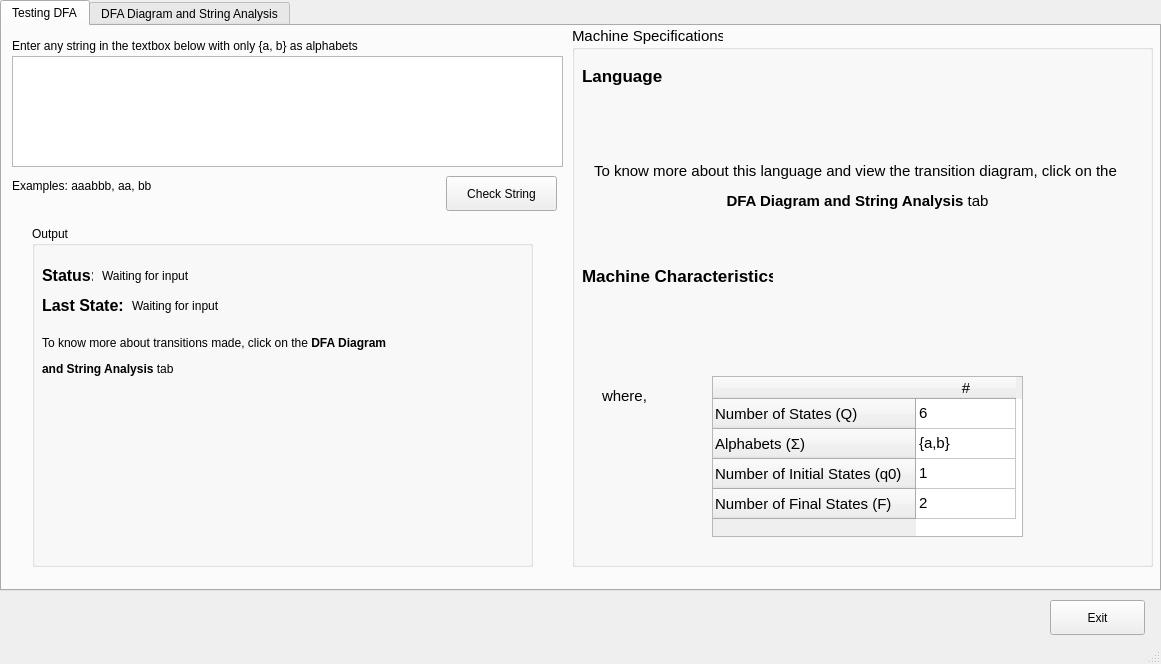
<?xml version="1.0" encoding="UTF-8"?>
<ui version="4.0">
 <class>mainWindow</class>
 <widget class="QMainWindow" name="mainWindow">
  <property name="geometry">
   <rect>
    <x>0</x>
    <y>0</y>
    <width>1161</width>
    <height>664</height>
   </rect>
  </property>
  <property name="windowTitle">
   <string>DFA Demo</string>
  </property>
  <widget class="QWidget" name="centralwidget">
   <widget class="QTabWidget" name="tabWidget">
    <property name="enabled">
     <bool>true</bool>
    </property>
    <property name="geometry">
     <rect>
      <x>0</x>
      <y>0</y>
      <width>1161</width>
      <height>591</height>
     </rect>
    </property>
    <property name="toolTip">
     <string/>
    </property>
    <property name="currentIndex">
     <number>0</number>
    </property>
    <widget class="QWidget" name="tab">
     <attribute name="title">
      <string>Testing DFA</string>
     </attribute>
     <widget class="QLabel" name="label_3">
      <property name="geometry">
       <rect>
        <x>10</x>
        <y>150</y>
        <width>181</width>
        <height>19</height>
       </rect>
      </property>
      <property name="text">
       <string>Examples: aaabbb, aa, bb</string>
      </property>
     </widget>
     <widget class="QTextEdit" name="textEdit">
      <property name="geometry">
       <rect>
        <x>10</x>
        <y>30</y>
        <width>551</width>
        <height>111</height>
       </rect>
      </property>
     </widget>
     <widget class="QPushButton" name="checkButton">
      <property name="geometry">
       <rect>
        <x>444</x>
        <y>150</y>
        <width>111</width>
        <height>35</height>
       </rect>
      </property>
      <property name="text">
       <string>Check String</string>
      </property>
     </widget>
     <widget class="QGroupBox" name="groupBox_2">
      <property name="geometry">
       <rect>
        <x>30</x>
        <y>200</y>
        <width>501</width>
        <height>341</height>
       </rect>
      </property>
      <property name="title">
       <string>Output</string>
      </property>
      <widget class="QLabel" name="label_4">
       <property name="geometry">
        <rect>
         <x>10</x>
         <y>40</y>
         <width>51</width>
         <height>19</height>
        </rect>
       </property>
       <property name="font">
        <font>
         <pointsize>12</pointsize>
         <weight>75</weight>
         <bold>true</bold>
        </font>
       </property>
       <property name="text">
        <string>Status:</string>
       </property>
      </widget>
      <widget class="QLabel" name="label_5">
       <property name="geometry">
        <rect>
         <x>70</x>
         <y>40</y>
         <width>191</width>
         <height>19</height>
        </rect>
       </property>
       <property name="text">
        <string>Waiting for input</string>
       </property>
      </widget>
      <widget class="QLabel" name="label_17">
       <property name="geometry">
        <rect>
         <x>10</x>
         <y>100</y>
         <width>471</width>
         <height>61</height>
        </rect>
       </property>
       <property name="text">
        <string>&lt;html&gt;&lt;head/&gt;&lt;body&gt;&lt;p&gt;To know more about transitions made, click on the &lt;span style=&quot; font-weight:600;&quot;&gt;DFA Diagram &lt;/span&gt;&lt;/p&gt;&lt;p&gt;&lt;span style=&quot; font-weight:600;&quot;&gt;and String Analysis&lt;/span&gt; tab&lt;/p&gt;&lt;/body&gt;&lt;/html&gt;</string>
       </property>
      </widget>
      <widget class="QLabel" name="label_10">
       <property name="geometry">
        <rect>
         <x>10</x>
         <y>70</y>
         <width>81</width>
         <height>19</height>
        </rect>
       </property>
       <property name="font">
        <font>
         <pointsize>12</pointsize>
         <weight>75</weight>
         <bold>true</bold>
        </font>
       </property>
       <property name="text">
        <string>Last State:</string>
       </property>
      </widget>
      <widget class="QLabel" name="label_13">
       <property name="geometry">
        <rect>
         <x>100</x>
         <y>70</y>
         <width>131</width>
         <height>19</height>
        </rect>
       </property>
       <property name="text">
        <string>Waiting for input</string>
       </property>
      </widget>
     </widget>
     <widget class="QGroupBox" name="groupBox">
      <property name="geometry">
       <rect>
        <x>570</x>
        <y>0</y>
        <width>581</width>
        <height>541</height>
       </rect>
      </property>
      <property name="font">
       <font>
        <pointsize>11</pointsize>
        <weight>50</weight>
        <italic>false</italic>
        <bold>false</bold>
       </font>
      </property>
      <property name="title">
       <string>Machine Specifications</string>
      </property>
      <widget class="QTableWidget" name="tableWidget">
       <property name="geometry">
        <rect>
         <x>140</x>
         <y>350</y>
         <width>311</width>
         <height>161</height>
        </rect>
       </property>
       <row>
        <property name="text">
         <string>Number of States (Q)</string>
        </property>
       </row>
       <row>
        <property name="text">
         <string>Alphabets (Σ)</string>
        </property>
       </row>
       <row>
        <property name="text">
         <string>Number of Initial States (q0)</string>
        </property>
       </row>
       <row>
        <property name="text">
         <string>Number of Final States (F)</string>
        </property>
       </row>
       <column>
        <property name="text">
         <string>#</string>
        </property>
       </column>
       <item row="0" column="0">
        <property name="text">
         <string>6</string>
        </property>
       </item>
       <item row="1" column="0">
        <property name="text">
         <string>{a,b}</string>
        </property>
       </item>
       <item row="2" column="0">
        <property name="text">
         <string>1</string>
        </property>
       </item>
       <item row="3" column="0">
        <property name="text">
         <string>2</string>
        </property>
       </item>
      </widget>
      <widget class="QLabel" name="label_2">
       <property name="geometry">
        <rect>
         <x>10</x>
         <y>40</y>
         <width>81</width>
         <height>19</height>
        </rect>
       </property>
       <property name="font">
        <font>
         <pointsize>13</pointsize>
         <weight>75</weight>
         <italic>false</italic>
         <bold>true</bold>
        </font>
       </property>
       <property name="text">
        <string>Language:</string>
       </property>
      </widget>
      <widget class="QLabel" name="label_7">
       <property name="geometry">
        <rect>
         <x>10</x>
         <y>240</y>
         <width>191</width>
         <height>19</height>
        </rect>
       </property>
       <property name="font">
        <font>
         <pointsize>13</pointsize>
         <weight>75</weight>
         <italic>false</italic>
         <bold>true</bold>
        </font>
       </property>
       <property name="text">
        <string>Machine Characteristics:</string>
       </property>
      </widget>
      <widget class="QLabel" name="label">
       <property name="geometry">
        <rect>
         <x>20</x>
         <y>80</y>
         <width>531</width>
         <height>41</height>
        </rect>
       </property>
       <property name="text">
        <string>&lt;html&gt;&lt;head/&gt;&lt;body&gt;&lt;p&gt;&lt;img src=&quot;:/root/Lang.png&quot;/&gt;&lt;/p&gt;&lt;/body&gt;&lt;/html&gt;</string>
       </property>
      </widget>
      <widget class="QLabel" name="label_14">
       <property name="geometry">
        <rect>
         <x>10</x>
         <y>130</y>
         <width>551</width>
         <height>61</height>
        </rect>
       </property>
       <property name="text">
        <string>&lt;html&gt;&lt;head/&gt;&lt;body&gt;&lt;p align=&quot;center&quot;&gt;To know more about this language and view the transition diagram, click on the &lt;/p&gt;&lt;p align=&quot;center&quot;&gt;&lt;span style=&quot; font-weight:600;&quot;&gt;DFA Diagram and String Analysis&lt;/span&gt; tab&lt;/p&gt;&lt;/body&gt;&lt;/html&gt;</string>
       </property>
      </widget>
      <widget class="QLabel" name="label_15">
       <property name="geometry">
        <rect>
         <x>20</x>
         <y>300</y>
         <width>251</width>
         <height>31</height>
        </rect>
       </property>
       <property name="text">
        <string>&lt;html&gt;&lt;head/&gt;&lt;body&gt;&lt;p&gt;&lt;img src=&quot;:/root/machine.png&quot;/&gt;&lt;/p&gt;&lt;/body&gt;&lt;/html&gt;</string>
       </property>
      </widget>
      <widget class="QLabel" name="label_16">
       <property name="geometry">
        <rect>
         <x>30</x>
         <y>360</y>
         <width>66</width>
         <height>19</height>
        </rect>
       </property>
       <property name="text">
        <string>where,</string>
       </property>
      </widget>
     </widget>
     <widget class="QLabel" name="label_9">
      <property name="geometry">
       <rect>
        <x>10</x>
        <y>10</y>
        <width>451</width>
        <height>19</height>
       </rect>
      </property>
      <property name="text">
       <string>Enter any string in the textbox below with only {a, b} as alphabets</string>
      </property>
     </widget>
    </widget>
    <widget class="QWidget" name="tab_2">
     <attribute name="title">
      <string>DFA Diagram and String Analysis</string>
     </attribute>
     <widget class="QLabel" name="label_11">
      <property name="geometry">
       <rect>
        <x>10</x>
        <y>10</y>
        <width>171</width>
        <height>21</height>
       </rect>
      </property>
      <property name="font">
       <font>
        <pointsize>14</pointsize>
        <weight>75</weight>
        <bold>true</bold>
       </font>
      </property>
      <property name="text">
       <string>Transition Diagram:</string>
      </property>
     </widget>
     <widget class="QGroupBox" name="groupBox_3">
      <property name="geometry">
       <rect>
        <x>10</x>
        <y>230</y>
        <width>601</width>
        <height>321</height>
       </rect>
      </property>
      <property name="title">
       <string>Current Input</string>
      </property>
      <widget class="QLabel" name="label_6">
       <property name="geometry">
        <rect>
         <x>10</x>
         <y>40</y>
         <width>51</width>
         <height>21</height>
        </rect>
       </property>
       <property name="font">
        <font>
         <pointsize>12</pointsize>
         <weight>75</weight>
         <bold>true</bold>
        </font>
       </property>
       <property name="text">
        <string>String:</string>
       </property>
      </widget>
      <widget class="QLabel" name="label_8">
       <property name="geometry">
        <rect>
         <x>70</x>
         <y>40</y>
         <width>121</width>
         <height>19</height>
        </rect>
       </property>
       <property name="text">
        <string>Waiting for input</string>
       </property>
      </widget>
      <widget class="QLabel" name="label_18">
       <property name="geometry">
        <rect>
         <x>10</x>
         <y>80</y>
         <width>161</width>
         <height>19</height>
        </rect>
       </property>
       <property name="font">
        <font>
         <pointsize>12</pointsize>
         <weight>75</weight>
         <bold>true</bold>
        </font>
       </property>
       <property name="text">
        <string>Path taken by string:</string>
       </property>
      </widget>
      <widget class="QLabel" name="label_19">
       <property name="geometry">
        <rect>
         <x>10</x>
         <y>110</y>
         <width>581</width>
         <height>201</height>
        </rect>
       </property>
       <property name="text">
        <string>Waiting for Input</string>
       </property>
      </widget>
     </widget>
     <widget class="QLabel" name="label_12">
      <property name="geometry">
       <rect>
        <x>10</x>
        <y>50</y>
        <width>821</width>
        <height>151</height>
       </rect>
      </property>
      <property name="text">
       <string>&lt;html&gt;&lt;head/&gt;&lt;body&gt;&lt;p&gt;&lt;img src=&quot;:/root/g1.png&quot;/&gt;&lt;/p&gt;&lt;/body&gt;&lt;/html&gt;</string>
      </property>
     </widget>
     <widget class="QGroupBox" name="groupBox_4">
      <property name="geometry">
       <rect>
        <x>620</x>
        <y>230</y>
        <width>521</width>
        <height>321</height>
       </rect>
      </property>
      <property name="title">
       <string>Transition Table and Transition Function:</string>
      </property>
      <widget class="QTableWidget" name="tableWidget_3">
       <property name="geometry">
        <rect>
         <x>30</x>
         <y>40</y>
         <width>461</width>
         <height>191</height>
        </rect>
       </property>
       <row>
        <property name="text">
         <string>→*q0</string>
        </property>
       </row>
       <row>
        <property name="text">
         <string>q1</string>
        </property>
       </row>
       <row>
        <property name="text">
         <string>*q2</string>
        </property>
       </row>
       <row>
        <property name="text">
         <string>*q3</string>
        </property>
       </row>
       <row>
        <property name="text">
         <string>q4</string>
        </property>
       </row>
       <column>
        <property name="text">
         <string>a</string>
        </property>
       </column>
       <column>
        <property name="text">
         <string>b</string>
        </property>
       </column>
       <column>
        <property name="text">
         <string>𝛿 for a</string>
        </property>
       </column>
       <column>
        <property name="text">
         <string>𝛿 for b</string>
        </property>
       </column>
       <item row="0" column="0">
        <property name="text">
         <string>q1</string>
        </property>
       </item>
       <item row="0" column="1">
        <property name="text">
         <string>q4</string>
        </property>
       </item>
       <item row="0" column="2">
        <property name="text">
         <string>𝛿(q0, a) = q1</string>
        </property>
       </item>
       <item row="0" column="3">
        <property name="text">
         <string>𝛿(q0, b) = q4</string>
        </property>
       </item>
       <item row="1" column="0">
        <property name="text">
         <string>q2</string>
        </property>
       </item>
       <item row="1" column="1">
        <property name="text">
         <string>q3</string>
        </property>
       </item>
       <item row="1" column="2">
        <property name="text">
         <string>𝛿(q1, a) = q2</string>
        </property>
       </item>
       <item row="1" column="3">
        <property name="text">
         <string>𝛿(q1, b) = q3</string>
        </property>
       </item>
       <item row="2" column="0">
        <property name="text">
         <string>q1</string>
        </property>
       </item>
       <item row="2" column="1">
        <property name="text">
         <string>q4</string>
        </property>
       </item>
       <item row="2" column="2">
        <property name="text">
         <string>𝛿(q2, a) = q1</string>
        </property>
       </item>
       <item row="2" column="3">
        <property name="text">
         <string>𝛿(q2, b) = q4</string>
        </property>
       </item>
       <item row="3" column="0">
        <property name="text">
         <string>D</string>
        </property>
       </item>
       <item row="3" column="1">
        <property name="text">
         <string>q4</string>
        </property>
       </item>
       <item row="3" column="2">
        <property name="text">
         <string>𝛿(q3, a) = D</string>
        </property>
       </item>
       <item row="3" column="3">
        <property name="text">
         <string>𝛿(q3, b) = q4</string>
        </property>
       </item>
       <item row="4" column="0">
        <property name="text">
         <string>D</string>
        </property>
       </item>
       <item row="4" column="1">
        <property name="text">
         <string>q4</string>
        </property>
       </item>
       <item row="4" column="2">
        <property name="text">
         <string>𝛿(q4, a) = D</string>
        </property>
       </item>
       <item row="4" column="3">
        <property name="text">
         <string>𝛿(q4, b) = q4</string>
        </property>
       </item>
      </widget>
      <widget class="QLabel" name="label_21">
       <property name="geometry">
        <rect>
         <x>30</x>
         <y>250</y>
         <width>231</width>
         <height>19</height>
        </rect>
       </property>
       <property name="text">
        <string>* marked states are final states.</string>
       </property>
      </widget>
      <widget class="QLabel" name="label_22">
       <property name="geometry">
        <rect>
         <x>30</x>
         <y>280</y>
         <width>231</width>
         <height>19</height>
        </rect>
       </property>
       <property name="text">
        <string>→ marked states are start states.</string>
       </property>
      </widget>
     </widget>
     <widget class="QLabel" name="label_20">
      <property name="geometry">
       <rect>
        <x>850</x>
        <y>70</y>
        <width>241</width>
        <height>91</height>
       </rect>
      </property>
      <property name="text">
       <string>&lt;html&gt;&lt;head/&gt;&lt;body&gt;&lt;p&gt;&lt;span style=&quot; font-weight:600;&quot;&gt;Examples of strings accepted:&lt;/span&gt;&lt;/p&gt;&lt;p&gt;λ,ab,aabb,...&lt;/p&gt;&lt;p&gt;where, λ = Null string&lt;/p&gt;&lt;p&gt;&lt;br/&gt;&lt;/p&gt;&lt;p&gt;&lt;br/&gt;&lt;/p&gt;&lt;/body&gt;&lt;/html&gt;</string>
      </property>
     </widget>
    </widget>
   </widget>
   <widget class="QPushButton" name="exitButton">
    <property name="geometry">
     <rect>
      <x>1050</x>
      <y>600</y>
      <width>95</width>
      <height>35</height>
     </rect>
    </property>
    <property name="text">
     <string>Exit</string>
    </property>
   </widget>
  </widget>
  <widget class="QStatusBar" name="statusbar"/>
 </widget>
 <resources>
  <include location="Language.qrc"/>
 </resources>
 <connections/>
</ui>
